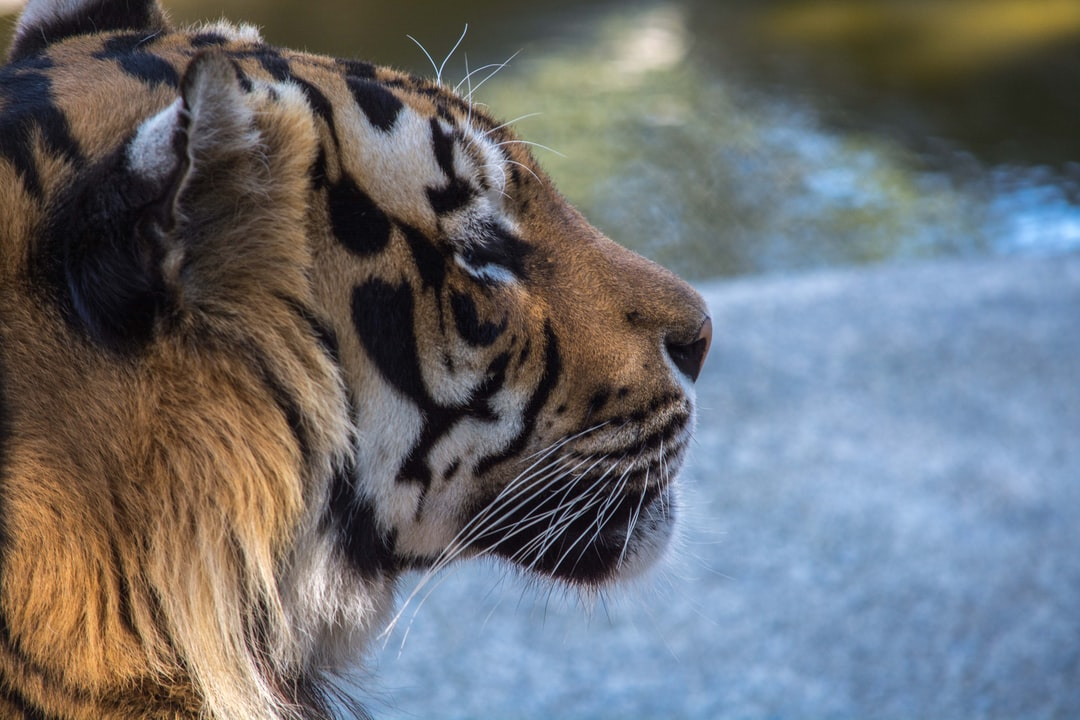
#> input picture images/ImagemOriginal.jpg, 1080 x 720 px, found by its file name
$ python questao23.py
#> lines starting #> are read from the running program, lines starting #| are printed output that depends on the picture; after the words box and inside, x2 and y2 are one past the last pixel; in counts of white or black regions, pixels touching at a corner belong together
import cv2
import numpy as np
from numba import njit

seed = (0, 0)

@njit
def region_growing(image, seed=None):
    rows, cols = image.shape[:2]
    xc, yc = seed
    segmented = np.zeros_like(image)

    segmented[xc, yc] = 255

    current_found = 0
    previous_points = 1

    while previous_points != current_found:

        previous_points = current_found
        current_found = 0
        for row in range(rows):
            for col in range(cols):
                if segmented[row, col] == 255:
                    if 130 < image[row - 1, col - 1] < 230:
                        segmented[row - 1, col - 1] = 255
                        current_found += 1
                    if 130 < image[row - 1, col] < 230:
                        segmented[row - 1, col] = 255
                        current_found += 1
                    if 130 < image[row - 1, col + 1] < 230:
                        segmented[row - 1, col + 1] = 255
                        current_found += 1
                    if 130 < image[row, col - 1] < 230:
                        segmented[row, col - 1] = 255
                        current_found += 1
                    if 130 < image[row, col + 1] < 230:
                        segmented[row, col + 1] = 255
                        current_found += 1
                    if 130 < image[row + 1, col - 1] < 230:
                        segmented[row + 1, col - 1] = 255
                        current_found += 1
                    if 130 < image[row + 1, col] < 230:
                        segmented[row + 1, col] = 255
                        current_found += 1
                    if 130 < image[row + 1, col + 1] < 230:
                        segmented[row + 1, col + 1] = 255
                        current_found += 1

    return segmented


def mouse_event(event, x, y, flags, param):
    if event == cv2.EVENT_LBUTTONDOWN:
        global seed

        seed = (y, x)


if __name__ == '__main__':
    image = cv2.imread('C:/Users/User/Desktop/GIT/LapiscoComputerVisionPython/images/ImagemOriginal.jpg')
#> image is the input picture: shape (720, 1080, 3); mean B, G, R 113.4, 109.7, 107.7

    grayscale_image = cv2.cvtColor(image, cv2.COLOR_BGR2GRAY)
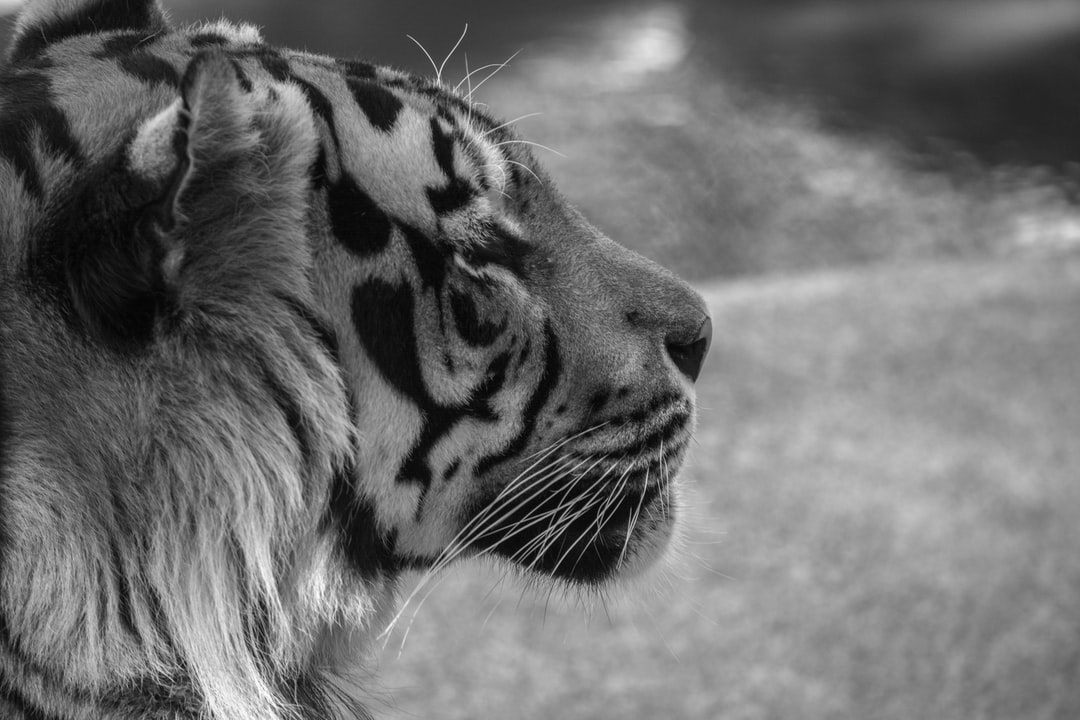
#> grayscale_image: shape (720, 1080); min 1, max 254, mean 109.5

    cv2.namedWindow('Original Image', 1)
    cv2.imshow('Original Image', grayscale_image)
    cv2.setMouseCallback('Original Image', mouse_event)
    cv2.waitKey(0)

    segmented_image = region_growing(grayscale_image, seed)
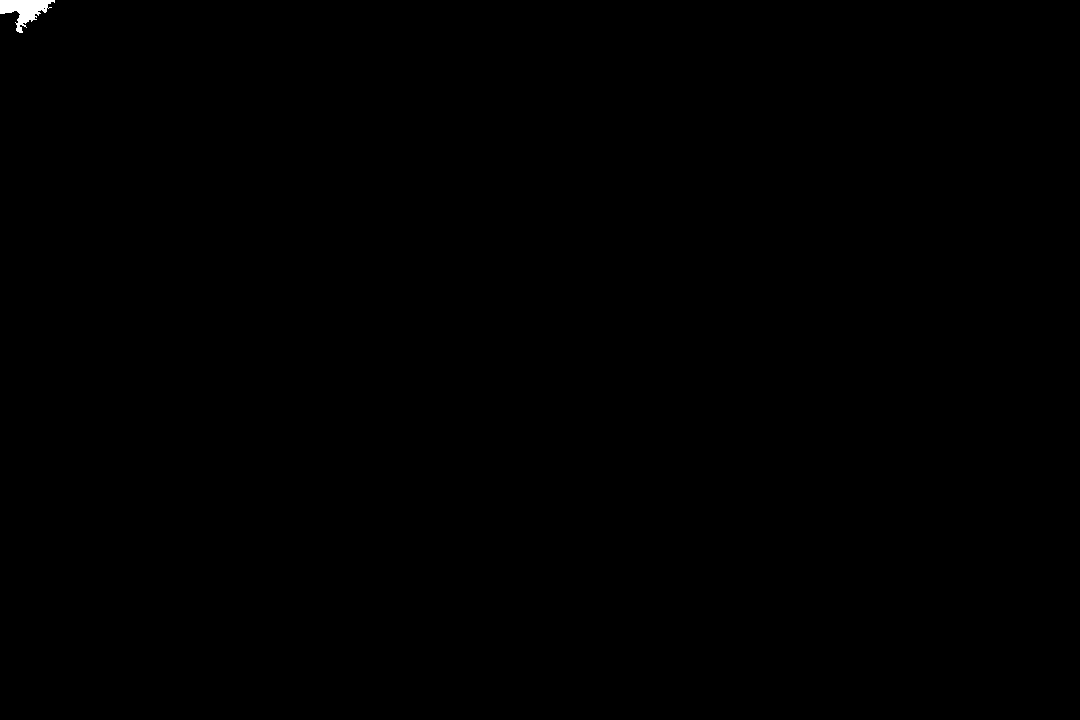
#> segmented_image: shape (720, 1080); 0.11% white; 1 white region, box (x1, y1, x2, y2) and area: (0, 0, 55, 33) 854

    cv2.imshow('Segmented image', segmented_image)
    cv2.waitKey(0)
